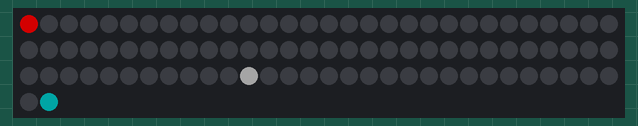
A sketch run on a simulated Arduino Uno, built with avr-gcc and run on an emulated ATmega328P. Shown: 92 RGB LEDs in strip order, left to right, continuing on the next row. Dim RGB values are drawn brighter than linear; random numbers use the default seed unless the sketch sets one.

Above: at 0.28 s.

The sketch:

elastic_ease_fine_tuning_72.ino
```cpp
// try: dim at ends per cosine, bump into each other and transfer momentum

#include <PololuLedStrip.h>
#include <math.h>

// Create an ledStrip object and specify the pin it will use.
PololuLedStrip<12> ledStrip;

#define EASE_EXPONENT 3 // cubic
#define EASE_COUNT 36
#define EASE_DELAY 20
#define EASE_ANIM_MARGIN 20

// Create a buffer for holding the colors (3 bytes per color).
#define ANIM_LED_COUNT 72
#define LED_COUNT (ANIM_LED_COUNT + EASE_ANIM_MARGIN)
#define VLED_COUNT (LED_COUNT)
#define MAX_LED (LED_COUNT)
#define MAX_VLED (VLED_COUNT)
#define LED_COUNT_MIDPOINT (LED_COUNT / 2)

rgb_color colors[LED_COUNT];
unsigned char existence[VLED_COUNT];

float ease[LED_COUNT];

#define DELAY 1000
#define FADE_RATE 0.75
#define FADE_COUNT 20

#define BRIGHTNESS_PERCENT 25
#define BRIGHTNESS_DIVISOR 20.0
#define MIN_BRIGHTNESS 1.0

#define RESOLUTION 1000000.0

#define MIN_SPEED 0.50
#define MAX_SPEED 0.75
#define SPEED MIN_SPEED

#define NUM_ROWS 10
#define NUM_COLS 17
#define MAX_ROW (NUM_ROWS - 1)
#define MAX_COL (NUM_COLS - 1)

rgb_color black = {0, 0, 0};
rgb_color gray = {10, 10, 10};
rgb_color white = {20, 20, 20};
rgb_color red = {20, 0, 0};
rgb_color orange = {20, 10, 0};
rgb_color yellow = {20, 20, 0};
rgb_color ltgreen = {10, 20, 0};
rgb_color green = {0, 20, 0};
rgb_color seafoam = {0, 20, 10};
rgb_color cyan = {0, 20, 20};
rgb_color ltblue = {0, 10, 20};
rgb_color blue = {0, 0, 20};
rgb_color purple = {10, 0, 20};
rgb_color magenta = {20, 0, 20};
rgb_color pink = {20, 0, 10};

#define NPALETTE 6
#define NPRETTY_COLORS 13
rgb_color palette[NPALETTE] = { red, orange, yellow, green, blue, purple }; //, cyan, magenta, grue, eurg,  egnaro, rurple, white, gray, black };
//rgb_color palette[NPALETTE] = { red, green, blue, orange, yellow, purple, cyan, magenta, grue, eurg,  egnaro, rurple, white, gray, black };
//rgb_color palette[NPALETTE] = { pink, blue, orange, seafoam, white, magenta, ltblue, ltgreen,  purple, red, green, yellow, cyan, gray, black };
//rgb_color palette[NPALETTE] = { red, orange, pink, magenta,      yellow, green, seafoam, ltgreen,       ltblue, cyan, blue, purple,        white };

#define NGROUPS 3
#define GROUP_RED_START 0
#define GROUP_RED_MAX 4
#define GROUP_GREEN_START 4
#define GROUP_GREEN_MAX 8
#define GROUP_BLUE_START 8
#define GROUP_BLUE_MAX 12
#define GROUP_WHITE_START 12
#define GROUP_WHITE_MAX 13

int group_start[4] = {GROUP_RED_START,GROUP_GREEN_START,GROUP_BLUE_START,GROUP_WHITE_START};
int group_max[4] = {GROUP_RED_MAX,GROUP_GREEN_MAX,GROUP_BLUE_MAX,GROUP_WHITE_MAX};

rgb_color adjusted_palette[NPALETTE];

// 72 @ 2.0
int sin223_translation[223] = {0, 0, 0, 0, 0, 0, 0, 0, 0, 0, 0, 0, 1, 1, 1, 1, 1, 1, 1, 1, 1, 2, 2, 2, 2, 2, 2, 3, 3, 3, 3, 3, 4, 4, 4, 4, 4, 5, 5, 5, 5, 6, 6, 6, 7, 7, 7, 8, 8, 8, 8, 9, 9, 9, 10, 10, 10, 11, 11, 12, 12, 12, 13, 13, 13, 14, 14, 15, 15, 15, 16, 16, 17, 17, 18, 18, 18, 19, 19, 20, 20, 21, 21, 22, 22, 23, 23, 23, 24, 24, 25, 25, 26, 26, 27, 27, 28, 28, 29, 29, 30, 30, 31, 31, 32, 32, 33, 33, 34, 34, 35, 35, 36, 36, 37, 37, 38, 38, 39, 39, 40, 40, 41, 41, 42, 42, 43, 43, 44, 44, 45, 45, 46, 46, 47, 47, 48, 48, 48, 49, 49, 50, 50, 51, 51, 52, 52, 53, 53, 53, 54, 54, 55, 55, 56, 56, 56, 57, 57, 58, 58, 58, 59, 59, 59, 60, 60, 61, 61, 61, 62, 62, 62, 63, 63, 63, 64, 64, 64, 64, 65, 65, 65, 66, 66, 66, 66, 67, 67, 67, 67, 67, 68, 68, 68, 68, 68, 69, 69, 69, 69, 69, 69, 70, 70, 70, 70, 70, 70, 70, 70, 70, 71, 71, 71, 71, 71, 71, 71, 71, 71, 71, 71};

// 72 @ 5.0
// int sin557_translation[557] = {0, 0, 0, 0, 0, 0, 0, 0, 0, 0, 0, 0, 0, 0, 0, 0, 0, 0, 0, 0, 0, 0, 0, 0, 0, 0, 0, 0, 0, 0, 1, 1, 1, 1, 1, 1, 1, 1, 1, 1, 1, 1, 1, 1, 1, 1, 1, 1, 1, 1, 1, 1, 2, 2, 2, 2, 2, 2, 2, 2, 2, 2, 2, 2, 2, 2, 2, 3, 3, 3, 3, 3, 3, 3, 3, 3, 3, 3, 3, 3, 4, 4, 4, 4, 4, 4, 4, 4, 4, 4, 4, 5, 5, 5, 5, 5, 5, 5, 5, 5, 6, 6, 6, 6, 6, 6, 6, 6, 6, 7, 7, 7, 7, 7, 7, 7, 7, 7, 8, 8, 8, 8, 8, 8, 8, 8, 9, 9, 9, 9, 9, 9, 9, 10, 10, 10, 10, 10, 10, 10, 11, 11, 11, 11, 11, 11, 11, 12, 12, 12, 12, 12, 12, 12, 13, 13, 13, 13, 13, 13, 14, 14, 14, 14, 14, 14, 14, 15, 15, 15, 15, 15, 15, 16, 16, 16, 16, 16, 16, 17, 17, 17, 17, 17, 17, 18, 18, 18, 18, 18, 19, 19, 19, 19, 19, 19, 20, 20, 20, 20, 20, 20, 21, 21, 21, 21, 21, 22, 22, 22, 22, 22, 22, 23, 23, 23, 23, 23, 24, 24, 24, 24, 24, 25, 25, 25, 25, 25, 26, 26, 26, 26, 26, 26, 27, 27, 27, 27, 27, 28, 28, 28, 28, 28, 29, 29, 29, 29, 29, 30, 30, 30, 30, 30, 31, 31, 31, 31, 31, 32, 32, 32, 32, 32, 33, 33, 33, 33, 33, 34, 34, 34, 34, 34, 35, 35, 35, 35, 35, 36, 36, 36, 36, 36, 37, 37, 37, 37, 37, 38, 38, 38, 38, 38, 39, 39, 39, 39, 39, 40, 40, 40, 40, 40, 41, 41, 41, 41, 41, 42, 42, 42, 42, 42, 43, 43, 43, 43, 43, 44, 44, 44, 44, 44, 45, 45, 45, 45, 45, 45, 46, 46, 46, 46, 46, 47, 47, 47, 47, 47, 48, 48, 48, 48, 48, 49, 49, 49, 49, 49, 49, 50, 50, 50, 50, 50, 51, 51, 51, 51, 51, 51, 52, 52, 52, 52, 52, 52, 53, 53, 53, 53, 53, 54, 54, 54, 54, 54, 54, 55, 55, 55, 55, 55, 55, 56, 56, 56, 56, 56, 56, 57, 57, 57, 57, 57, 57, 58, 58, 58, 58, 58, 58, 58, 59, 59, 59, 59, 59, 59, 59, 60, 60, 60, 60, 60, 60, 61, 61, 61, 61, 61, 61, 61, 61, 62, 62, 62, 62, 62, 62, 62, 63, 63, 63, 63, 63, 63, 63, 63, 64, 64, 64, 64, 64, 64, 64, 64, 65, 65, 65, 65, 65, 65, 65, 65, 65, 66, 66, 66, 66, 66, 66, 66, 66, 66, 66, 67, 67, 67, 67, 67, 67, 67, 67, 67, 67, 67, 68, 68, 68, 68, 68, 68, 68, 68, 68, 68, 68, 68, 69, 69, 69, 69, 69, 69, 69, 69, 69, 69, 69, 69, 69, 69, 69, 69, 70, 70, 70, 70, 70, 70, 70, 70, 70, 70, 70, 70, 70, 70, 70, 70, 70, 70, 70, 70, 70, 70, 71, 71, 71, 71, 71, 71, 71, 71, 71, 71, 71, 71, 71, 71, 71, 71, 71, 71, 71, 71, 71, 71, 71, 71, 71, 71, 71, 71, 71};

// 64 @ 2.0
// int sin198_translation[198] = {0, 0, 0, 0, 0, 0, 0, 0, 0, 0, 0, 0, 1, 1, 1, 1, 1, 1, 1, 1, 2, 2, 2, 2, 2, 2, 3, 3, 3, 3, 4, 4, 4, 4, 4, 5, 5, 5, 6, 6, 6, 6, 7, 7, 7, 8, 8, 8, 9, 9, 9, 10, 10, 11, 11, 11, 12, 12, 12, 13, 13, 14, 14, 14, 15, 15, 16, 16, 17, 17, 18, 18, 18, 19, 19, 20, 20, 21, 21, 22, 22, 23, 23, 24, 24, 25, 25, 26, 26, 27, 27, 28, 28, 29, 29, 30, 30, 31, 31, 32, 32, 33, 33, 34, 34, 34, 35, 35, 36, 36, 37, 37, 38, 38, 39, 39, 40, 40, 41, 41, 42, 42, 43, 43, 44, 44, 45, 45, 45, 46, 46, 47, 47, 48, 48, 49, 49, 49, 50, 50, 51, 51, 51, 52, 52, 53, 53, 53, 54, 54, 54, 55, 55, 55, 56, 56, 56, 57, 57, 57, 57, 58, 58, 58, 59, 59, 59, 59, 60, 60, 60, 60, 60, 61, 61, 61, 61, 61, 61, 62, 62, 62, 62, 62, 62, 62, 62, 63, 63, 63, 63, 63, 63, 63, 63, 63, 63, 63};

#define WARPED sin223_translation


#define NUM_OBJECTS 6

//#define MIN_PERIOD 50
//#define MAX_PERIOD 100

#define WIDTH 3

#define DECAY 0.0

unsigned char bitmask[8] = {0x01, 0x02, 0x04, 0x08, 0x10, 0x20, 0x40, 0x80};

rgb_color scale_color(rgb_color color, float scale){
  return (rgb_color){
    ((color.red / BRIGHTNESS_DIVISOR) * 255) * scale,
    ((color.green / BRIGHTNESS_DIVISOR) * 255) * scale,
    ((color.blue / BRIGHTNESS_DIVISOR) *255) * scale
  };
}

void set_brightness(int brightness_percent = BRIGHTNESS_PERCENT){
  float percent = brightness_percent / 100.0;
  for(int i = 0; i < NPALETTE; i++){
    adjusted_palette[i] = scale_color(palette[i], percent);
  }
}

void flood(rgb_color color){
  for(int i = 0; i < LED_COUNT; i++){
    colors[i] = color;
  }
}

void erase(){
  flood(black);
}

void fade(float rate = FADE_RATE){
  unsigned char *p;
  p = (unsigned char *)colors;
  for(int i = 0; i < LED_COUNT * 3; i++){
    *(p + i) *= rate;
  }
}

void fade_fast(){
  unsigned char *p;
  p = (unsigned char *)colors;
  for(int i = 0; i < LED_COUNT * 3; i++){
    *(p + i) = *(p + i) >> 1;
  }
}

void fade_fast2(int rate = FADE_RATE){
  unsigned char *p;
  p = (unsigned char *)colors;
  for(int i = 0; i < LED_COUNT * 3; i++){
    *(p + i) = max(0, *(p + i) - rate);
  }
}

float random_dir(){
  float result = ((random(RESOLUTION) / RESOLUTION) * (MAX_SPEED - MIN_SPEED)) + MIN_SPEED;

  result = random(2) == 1 ? result : result * -1.0;

  return result;

  //int range = random(RESOLUTION - MIN_SPEED) + MIN_SPEED;
  //return (range / (RESOLUTION * 1.0)) - 0.5;
}

int random_color(){
  return random(NPRETTY_COLORS);
}

int reflect_i(int *i, int *d, int mx, int mn = 0){
  int ld = *d;
  int next = *i + *d;
  if(next > mx || next < mn){
    *d *= -1;
  }
  *i += *d;

  int dir = 0;
  if(*d > ld){
    dir = 1;
  } else if(*d < ld){
    dir = -1;
  }
  return dir;
}

bool position_occupied(int pos, int id){
  return (existence[pos] & ~bitmask[id]) == 0 ? false : true;
}

float reflect_f(float *f, float *d, int id, float mx = 1.0, float mn = 0.0){
  float ld = *d;
  float last = *f;
  float next = *f + *d;

//  int lasti = WARPAGE[int(last)];
//  int nexti = WARPAGE[int(next)];
  int lasti = int(last);
  int nexti = int(next);

//  bool clash = (nexti != lasti) && position_occupied(nexti, id);
  bool clash =  position_occupied(nexti, id);

  if(next > mx || next < mn || clash){
    *d *= -1.0;
  }
  *f += *d;

  int dir = 0;
  if(*d > ld){
    dir = 1;
  } else if(*d < ld){
    dir = -1;
  }
  return dir;
}

int wrap_i(int i, int d, int mx){
  int next = i + d;
  if(next >= mx){
    return 0;
  } else {
    return next;
  }
}

float wrap_f(float f, float d, float mx = 1.0){
  float next = f + d;
  if(next >= mx){
    return 0.0;
  } else {
    return next;
  }
}

rgb_color add_color(rgb_color color1, rgb_color color2){
  rgb_color new_color;
  new_color.red = min(255, color1.red + color2.red);
  new_color.green = min(255, color1.green + color2.green);
  new_color.blue = min(255, color1.blue + color2.blue);
  return new_color;
}

rgb_color subtract_color(rgb_color color1, rgb_color color2){
  rgb_color new_color;
  new_color.red = max(0, color1.red - color2.red);
  new_color.green = max(0, color1.green - color2.green);
  new_color.blue = max(0, color1.blue - color2.blue);
  return new_color;
}

//swaps red & green, needed on led strands, not on strips
void setup_colors(bool swap = true){
  if(swap == true){
    for(int i = 0; i < NPALETTE; i++){
      unsigned char value = palette[i].red;
      palette[i].red = palette[i].green;
      palette[i].green = value;
    }
  }
  memcpy(adjusted_palette, palette, sizeof(palette));
}

void setup()
{
  randomSeed(analogRead(0));
  setup_colors(false);
  set_brightness();

  for(int i = 0; i < VLED_COUNT; i++){
     existence[i] = 0;
  }

  set_brightness(BRIGHTNESS_PERCENT);

}

/*
#define MAX_BRIGHTNESS 20.0
#define BRIGHTNESS_STEP 2.0
*/

void poof(int color, int times=10, int brightness=50){
  set_brightness(brightness);
  for(int i = 0; i < times; i++){
    flood(black);
    ledStrip.write(colors, LED_COUNT);
    delay(33);
    flood(adjusted_palette[color]);
    ledStrip.write(colors, LED_COUNT);
    delay(33);
  }

  flood(black);
  ledStrip.write(colors, LED_COUNT);
  delay(33);
}

/*
void draw(rgb_color color, int pos, int num = 1){
  int side = num / 2;
  int left = max(0, pos - side);
  int right = min(LED_COUNT - 1, pos + side);

  for(int i = left; i <= right; i++){
    colors[i] = add_color(colors[i], color);
  }
}
*/

void draw(rgb_color color, int pos, int id = 0){
  //int warped = WARPED[pos];
  colors[pos] = add_color(colors[pos], color);
  existence[pos] |= bitmask[id];
}

void undraw(rgb_color color, int pos, int id = 0){
  //int warped = WARPED[pos];
  //colors[warped] = subtract_color(colors[warped], color);
  existence[pos] &= ~bitmask[id];
}

float decay(float value){
  float orig = value;
  if(value >= 0){
    value -= DECAY;
    if(value < 0){
      value = random_dir();
    }
  } else {
    value += DECAY;
    if(value > 0){
      value = random_dir();
    }
  }
  return value;
}

float ease_power_in(float percent, int power){
  return pow(percent, power);
}

float ease_power_out(float percent, int power){
  return 1 - pow(1 - percent, power);
}

float ease_elastic_out(float percent){
  return sin(-13 * M_PI_2 * (percent + 1)) * pow(2, -10 * percent) + 1;
}
// elastic in: return sin(13 * M_PI_2 * p) * pow(2, 10 * (p - 1));

void generate_power_ease(int count, int power){
  float midpoint = count / 2;
  for(int i = 0; i < midpoint; i++){
    float percent = i / midpoint;
    ease[i] = 0.5 * (ease_power_in(percent, power));
    ease[i + int(midpoint)] = (0.5 * (ease_power_out(percent, power))) + 0.5;
  }
}

// power ease in then elastic ease out
void generate_shift_ease(int count, int power){
  float midpoint = count / 2;
  for(int i = 0; i < midpoint; i++){
    float percent = i / midpoint;
    ease[i] = 0.5 * (ease_power_in(percent, power));
    ease[i + int(midpoint)] = (0.5 * (ease_elastic_out(percent))) + 0.5;
  }
}

void flush(){
  ledStrip.write(colors, LED_COUNT);
}

void loop()
{
  int anim_start = 0;
  int anim_space = 72;
  int anim_width = anim_space - anim_start;
  int anim_delay = 10;
  generate_shift_ease(anim_width, EASE_EXPONENT);

//  int maxx = 0;
  while(true){
    for(int e = 0; e < NPALETTE; e++){
      for(int i = 0; i < anim_width; i++){
        fade_fast();
        int x = ease[i] * anim_width;
        draw(white, anim_space-1);
        if(x >= 0 && x < LED_COUNT){
          draw(adjusted_palette[e],  x);
//          if(x > maxx) maxx = x;
        }
//        draw(pink, maxx + 1);
        draw(cyan, LED_COUNT - 1);
        flush();
        delay(anim_delay);
      }

//      for(int i = 0; i < FADE_COUNT; i++){
//        fade_fast();
//        draw(white, ANIM_LED_COUNT-1);
//        flush();
//        delay(EASE_DELAY);
//      }
//
//      erase();

//      for(int i = EASE_COUNT - 1; i >= 0; i--){
//        fade_fast();
//        int x = ease[i] * (LED_COUNT - ANIM_MARGIN);
//        if(x >= 0 && x < LED_COUNT){
//          draw(adjusted_palette[e],  x);
//        }
//        flush();
//        delay(EASE_DELAY);
//      }

      delay(DELAY);
    }
  }
  return;

  float x[NUM_OBJECTS];
  float dx[NUM_OBJECTS];
  int lx[NUM_OBJECTS];
  int group[NUM_OBJECTS];
  int period[NUM_OBJECTS];
  int count[NUM_OBJECTS];
  bool state[NUM_OBJECTS];
  // int change[NUM_OBJECTS];
  rgb_color show_color[NUM_OBJECTS];

//  int choices[NGROUPS];
//  for(int i = 0; i < NGROUPS; i++){
//    choices[i] = -1;
//  }

/*
  for(int i = 0; i < NGROUPS; i++){
    while(true){
      int color = random(NGROUPS);

      bool try_again = false;
      for(int j = 0; j < i; j++){
        if(color == choices[j]){
          try_again = true;
          break;
        }
      }
      if(try_again == true){
        continue;
      }

      choices[i] = color;
      break;
    }
  }
*/
  for(int i = 0; i < NUM_OBJECTS; i++){
    x[i] = i * (VLED_COUNT / NUM_OBJECTS);
    dx[i] = random_dir();
//    dx[i] = 1.0;
    lx[i] = -1;
//    period[i] = random(MIN_PERIOD, MAX_PERIOD);
//    count[i] = period[i];
//    state[i] = false;
  }

  rgb_color random_colors[NUM_OBJECTS];
  for(int i = 0; i < NUM_OBJECTS; i++){
//    group[i] = choices[i % NGROUPS];
//    random_colors[i] = adjusted_palette[random(group_start[group[i]], group_max[group[i]])];
    random_colors[i] = adjusted_palette[i];
//    show_color[i] = random_colors[i];
  }

  while(true){
    //fade();
    //erase();
    fade_fast();
    //fade_fast2();

    for(int i = 0; i < NUM_OBJECTS; i++){
      //change[i] =
      reflect_f(&x[i], &dx[i], i, MAX_VLED);

      //dx[i] = decay(dx[i]);

//      int tpos = WARPAGE[int(x[i])];
      int tpos = int(x[i]);
//      if(tpos != lx[i]){
        undraw(random_colors[i], lx[i], i);
        draw(random_colors[i], tpos, i);
        lx[i] = tpos;
//      }

//      if(lx != x[i]){
//        int lpos = sin223_translation[int(lx)];
//      }
    }

/*
    for(int i = 0; i < NUM_OBJECTS; i++){
      if(change[i] == 0){
        if(position_occupied(int(x[i]), i)){
          dx[i] *= -1.0;
        }
      }
    }
*/

    ledStrip.write(colors, LED_COUNT);
    delay(DELAY);
  }


}

int low_limit(int value, int limit){
  return value < limit ? limit : value;
}

int high_limit(int value, int limit){
  return value > limit ? limit : value;
}

int keep_in(int value, int lower, int upper){
  return low_limit(high_limit(value, upper), lower);
}
```
